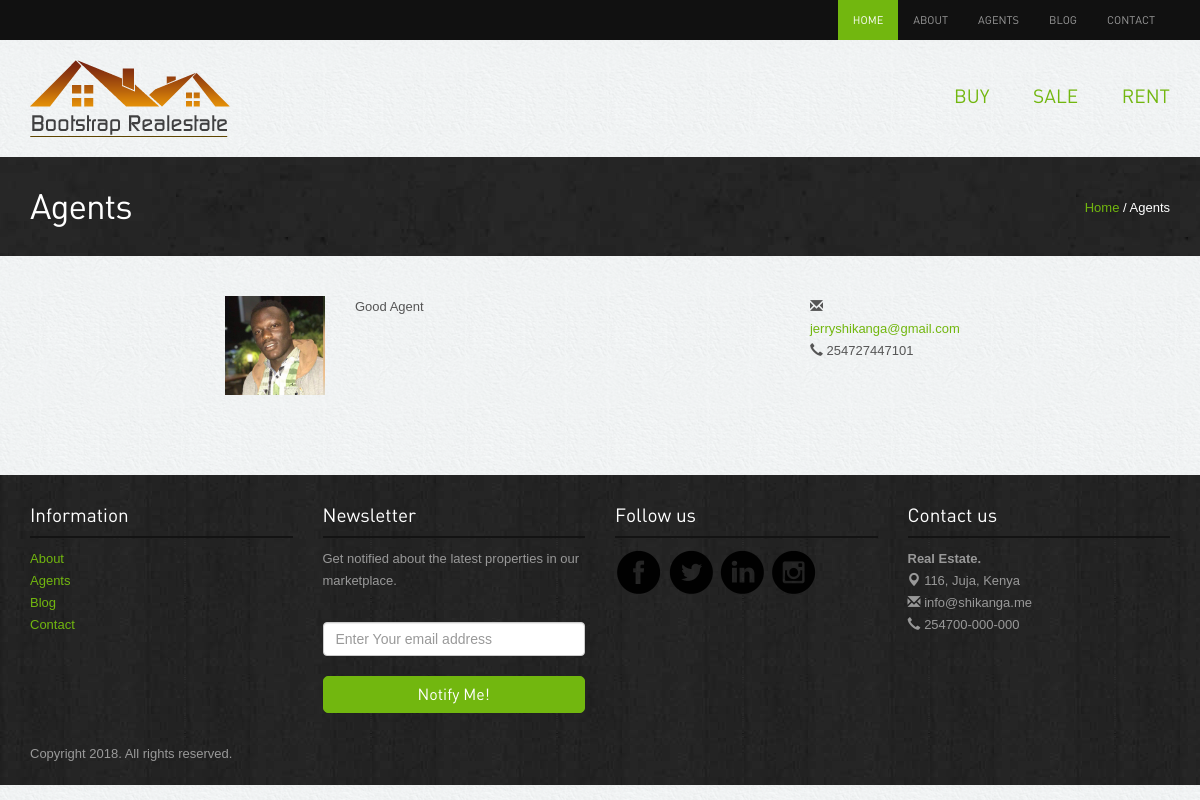
/agent/list.html, run on an earlier commit of the app's database.
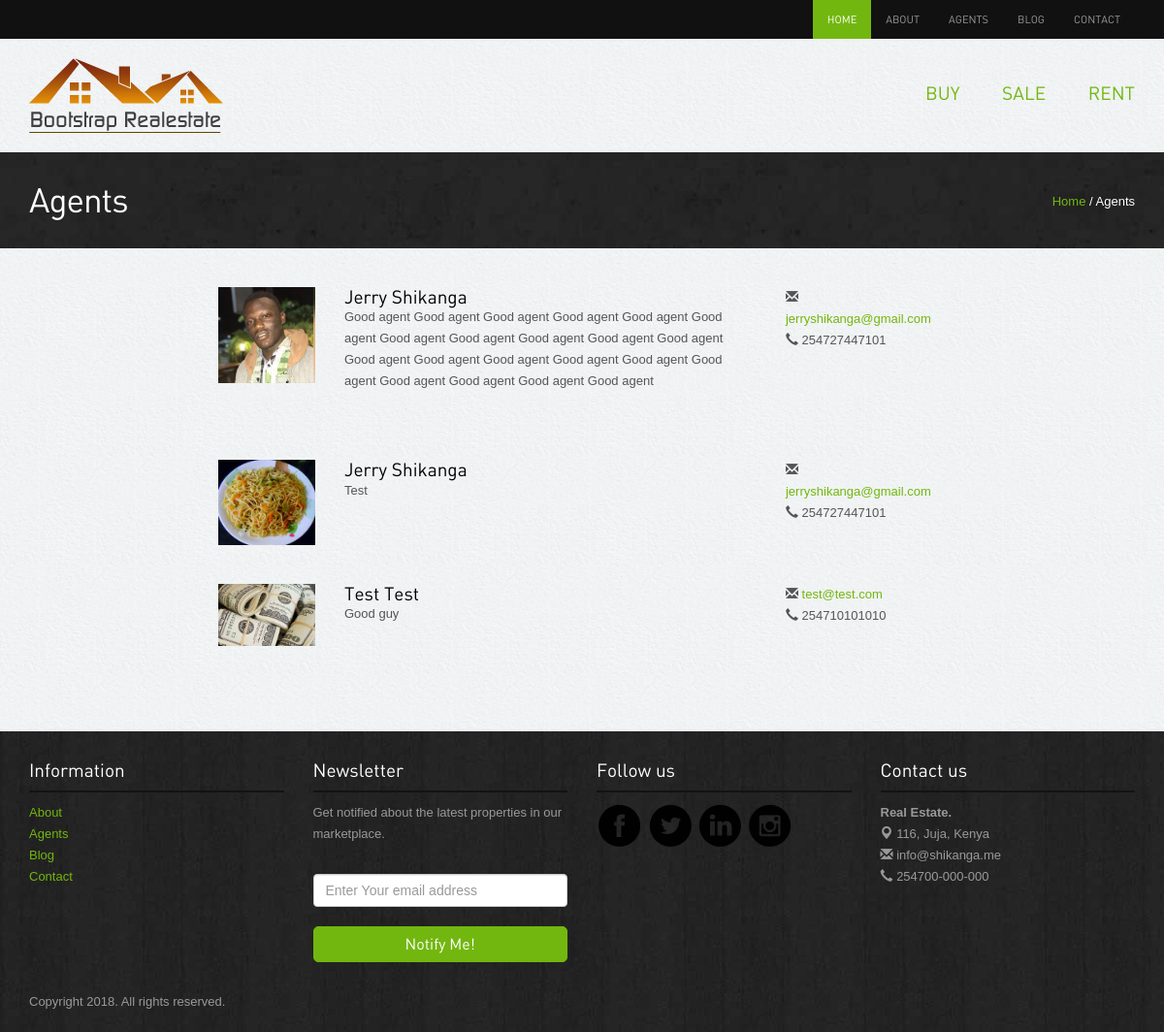
And on a later commit of the database.
### agent/models.py (models this page shows, shortened)
class Agent(models.Model) :
    telephone = models.IntegerField(verbose_name='Phone Number')
    address = models.CharField(verbose_name='Physical Address', max_length=200, null=True)
    description = models.TextField(verbose_name='Description')
    picture = models.ImageField(verbose_name='Picture', upload_to=os.path.join("media", "agent"))
    date_added = models.DateField(default=timezone.now)
    user = models.OneToOneField(User, on_delete=models.CASCADE)

### agent/views.py (the view)
# urls.py: path('list.html', views.AgentListView.as_view(), name='list'),
class AgentListView(ListView):
    model = Agent

### real_estate/context_processor.py (called while the page is built)
def site_details(request):
    context_data = dict()
    context_data['custom_site_name'] = "Real Estate"
    context_data['custom_site_author'] = "Jerry Shikanga"
    context_data['custom_site_keywords'] = "real estate, project"
    context_data['custom_site_telephone'] = '254700-000-000'
    context_data['custom_site_email'] = 'info@shikanga.me'
    context_data['custom_site_address'] = '116, Juja, Kenya'
    context_data['property_type_list'] = PropertyType.objects.all()
    return context_data

### templates/agent/agent_list.html
{% extends 'base.html' %}
{% load static %}
{% block content %}
<div class="inside-banner">
  <div class="container">
    <span class="pull-right"><a href="#">Home</a> / Agents</span>
    <h2>Agents</h2>
</div>
</div>
<div class="container">
<div class="spacer agents">
<div class="row">
  <div class="col-lg-8  col-lg-offset-2 col-sm-12">
      {% for agent in agent_list %}
          <div class="row">
            <div class="col-lg-2 col-sm-2 "><a href="#"><img src="{{ MEDIA_URL }}{{ agent.picture }}" class="img-responsive" alt="{{ agent.user.get_full_name }}"></a></div>
            <div class="col-lg-7 col-sm-7 "><h4>{{ agent.user.get_full_name }}</h4><p>{{ agent.description }}</p></div>
            <div class="col-lg-3 col-sm-3 "><span class="glyphicon glyphicon-envelope"></span> <a href="mailto:{{ agent.user.email }}">{{ agent.user.email }}</a><br>
            <span class="glyphicon glyphicon-earphone"></span> {{ agent.telephone }}</div>
        </div>
      {% endfor %}
  </div>
</div>
</div>
</div>
{% endblock %}

### templates/base.html (shortened to what this page needs)
{% load static %}
<!DOCTYPE html>
<html lang="en">
<head>
 	<link rel="stylesheet" href="{% static '/' %}assets/bootstrap/css/bootstrap.css" />
    <link rel="stylesheet" href="{% static '/' %}assets/style.css"/>
    <link rel="stylesheet" href="{% static '/' %}assets/owl-carousel/owl.carousel.css">
    <link rel="stylesheet" href="{% static '/' %}assets/owl-carousel/owl.theme.css">
    <link rel="stylesheet" type="text/css" href="{% static '/' %}assets/slitslider/css/style.css" />
    <link rel="stylesheet" type="text/css" href="{% static '/' %}assets/slitslider/css/custom.css" />
</head>
<body>
<div class="navbar-wrapper">
        <div class="navbar-inverse" role="navigation">
          <div class="container">
            <div class="navbar-collapse  collapse">
              <ul class="nav navbar-nav navbar-right">
               <li class="active"><a href="{% url 'index_page' %}">Home</a></li>
                <li><a href="{% url 'about_page' %}">About</a></li>
                <li><a href="{% url 'agent:list' %}">Agents</a></li>
                <li><a href="{% url 'blog_page' %}">Blog</a></li>
                <li><a href="{% url 'contact_page' %}">Contact</a></li>
              </ul>
            </div>
          </div>
        </div>
    </div>
<div class="container">
<div class="header">
<a href="{% url 'index_page' %}"><img src="{% static '/' %}images/logo.png" alt="{{ custom_site_name }}"></a>
              <ul class="pull-right">
                <li><a href="#">Buy</a></li>
                <li><a href="#">Sale</a></li>
                <li><a href="#">Rent</a></li>
              </ul>
</div>
</div>
{% block content %}
{% endblock %}
<div class="footer">
<div class="container">
<div class="row">
            <div class="col-lg-3 col-sm-3">
                   <h4>Information</h4>
                   <ul class="row">
                <li class="col-lg-12 col-sm-12 col-xs-3"><a href="{% url 'about_page' %}">About</a></li>
                <li class="col-lg-12 col-sm-12 col-xs-3"><a href="{% url 'agent:list' %}">Agents</a></li>
                <li class="col-lg-12 col-sm-12 col-xs-3"><a href="{% url 'blog_page' %}">Blog</a></li>
                <li class="col-lg-12 col-sm-12 col-xs-3"><a href="{% url 'contact_page' %}">Contact</a></li>
              </ul>
            </div>
            <div class="col-lg-3 col-sm-3">
                    <h4>Newsletter</h4>
                    <p>Get notified about the latest properties in our marketplace.</p>
                    <form class="form-inline" role="form">
                            <input type="text" placeholder="Enter Your email address" class="form-control">
                                <button class="btn btn-success" type="button">Notify Me!</button></form>
            </div>
            <div class="col-lg-3 col-sm-3">
                    <h4>Follow us</h4>
                    <a href="#"><img src="{% static '/' %}images/facebook.png" alt="facebook"></a>
                    <a href="#"><img src="{% static '/' %}images/twitter.png" alt="twitter"></a>
                    <a href="#"><img src="{% static '/' %}images/linkedin.png" alt="linkedin"></a>
                    <a href="#"><img src="{% static '/' %}images/instagram.png" alt="instagram"></a>
            </div>
             <div class="col-lg-3 col-sm-3">
                    <h4>Contact us</h4>
                    <p><b>{{ custom_site_name }}.</b><br>
                    <span class="glyphicon glyphicon-map-marker"></span> {{ custom_site_address }} <br>
                    <span class="glyphicon glyphicon-envelope"></span>  {{ custom_site_email }} <br>
                    <span class="glyphicon glyphicon-earphone"></span> {{ custom_site_telephone }}</p>
            </div>
        </div>
<p class="copyright">Copyright 2018. All rights reserved.	</p>
</div></div>
</body>
</html>

### static/assets/style.css (style rules this page uses)
body { color:#555; font:normal 13px/22px Arial; background:url(../images/bgmain.png) #eee; }
h1,h2,h3,h4,h5 { font-weight:normal; font-family: din;margin: 0;padding: 0;color: #000 }
h2 { font-size: 35px; letter-spacing: -1px;margin-bottom: 20px; }
h4 { margin: 10px 0; font-size: 19px; }
p { margin-bottom: 30px; }
a { color:#72b70f; text-decoration:none;outline: none; }
.spacer { margin-top: 40px;margin-bottom:40px; }
select,input { outline: 0; margin-bottom: 20px; }
.btn { border-radius: 5px; font-family: din; outline: none; }
.btn-success { background: #72b70f;border:1px solid #72b70f;padding:6px 20px; font-size:16px; width: 100%; }
.header { padding: 20px 0; }
.header ul { list-style: none;margin: 0; padding: 0;margin-top: 25px; }
.header ul li { display: inline-block; padding: 0 0 0 40px; }
.header ul li a { font-size: 19px;font-family: din;text-transform: uppercase; }
.navbar-inverse { background-color: #111; }
.navbar-inverse .navbar-nav > li > a { font-size: 11px;padding-top: 10px;padding-bottom: 10px;font-family: din;text-transform: uppercase; }
.navbar-inverse .navbar-nav > .active > a, .navbar-inverse .navbar-nav > .active > a:hover, .navbar-inverse .navbar-nav > .active > a:focus { background-color: #72b70f; }
.inside-banner { background:url(../images/bginside.jpg) #222;color: #fff; padding: 30px 0; }
.inside-banner h2 { margin: 0; color: #fff; }
.inside-banner span { margin-top: 10px; }
.agents .row { margin-bottom:40px; }
.agents .row h4 { margin: 0; }
.footer { background:url(../images/bg.jpg) #222; padding: 20px 0; color: #999; }
.footer h4 { color: #fff;border-bottom: 2px solid #131313;margin-bottom: 10px;padding-bottom: 10px; }
.footer ul { list-style: none;padding: 0; }
.footer p.copyright { margin: 30px 0 0 0; }

What changed in the data, as far as the page shows it:
changed Agent: user.get_full_name (not shown) → "Jerry Shikanga"; description "Good Agent" → "Good agent Good agent Good agent Good agent Good agent Good agent Good agent Good agent Good agent Good agent Good agent Good agent Good agent Good agent Good agent Good agent Good agent Good agent Good agent Good agent Good agent"
added Agent: picture (picture), user.get_full_name "Jerry Shikanga", description "Test", user.email "jerryshikanga@gmail.com", telephone "254727447101"
added Agent: picture (picture), user.get_full_name "Test Test", description "Good guy", user.email "test@test.com", telephone "254710101010"
